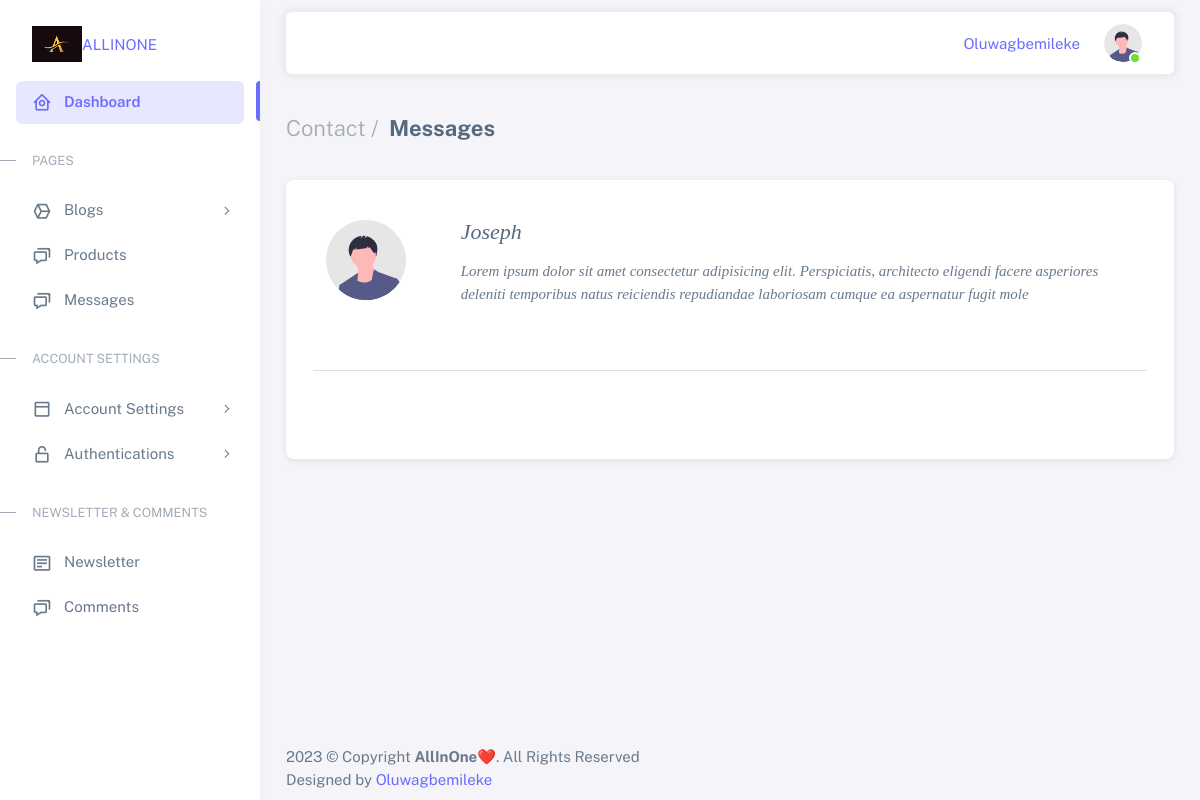
The app's page /user/messages/ (signed in) with its own data.
### frontend/models.py (models this page shows, shortened)
class Contact(models.Model):
    subject = models.CharField(max_length=100)
    email= models.EmailField()
    first_name = models.CharField(max_length=100)
    message = models.TextField(max_length=200)
    user = models.ForeignKey(User, on_delete=models.CASCADE)

### backend/views.py (the view)
# urls.py: path('messages/', views.message, name='message'),
@login_required(login_url='/backend/login/')
def message(request):
    contact = Contact.objects.all()
    return render(request, 'backend/contact.html', {'contact':contact})

### templates/backend/contact.html (shortened to what this page needs)
{% extends 'backend/base.html' %}
{% load static %}
{% block content %}
    <div class="content-wrapper">
        <div class="container-xxl flex-grow-1 container-p-y">
            <h4 class="fw-bold py-3 mb-4"><span class="text-muted fw-light">Contact /&nbsp;</span> Messages</h4>
            <div class="row">
              <div class="col-md-12">
                <div class="card mb-4">
                  <div class="card-body">
                   <div class="row p-3" style="font-family: Georgia, 'Times New Roman', Times, serif; font-style: oblique;">
                    {% if contact %}
                        {% for c in contact %}
                        <div class="row">
                            <div class="col-md-2 col-sm-12">
                            <figure ><img src="{% static 'backend/image/undraw_profile.svg' %}"
                                alt="user-avatar"
                                class="d-block rounded"
                                height="20%"
                                width="20%"
                                id="uploadedAvatar" alt=""style="width: 80px;height: 80px; border-radius:50%;" ></figure>
                            </div>
                            <div class="col">
                                <div class="row">
                                    <div class="col-md-12 col-sm-12">
                                        <h4>{{ c.first_name }}</h4>
                                    </div>
                                    <div class="col-md-12 col-sm-12">
                                        <p>{{ c.message |truncatewords:30 }}</p>
                                    </div>
                                </div>
                            </div>
                        </div>
                        <hr class="my-5" />
                        {% endfor%}
                    {% endif %}
                  </div>
                  </div>
                </div>
              </div>
            </div>
        </div>
{% endblock %}

### templates/backend/base.html (shortened to what this page needs)
{% load static %}
<!DOCTYPE html>
<html
  lang="en"
  class="light-style layout-menu-fixed"
  dir="ltr"
  data-theme="theme-default"
  data-assets-path="{% static 'backend/assets/' %}"
  data-template="vertical-menu-template-free"
>
  <head>
    <link rel="stylesheet" href="{% static 'backend/assets/vendor/fonts/boxicons.css' %}" />
    <link rel="stylesheet" href="{% static 'backend/assets/vendor/css/core.css' %}" class="template-customizer-core-css" />
    <link rel="stylesheet" href="{% static 'backend/assets/vendor/css/theme-default.css' %}" class="template-customizer-theme-css" />
    <link rel="stylesheet" href="{% static 'backend/assets/css/demo.css' %}" />
    <link rel="stylesheet" href="{% static 'backend/assets/vendor/libs/perfect-scrollbar/perfect-scrollbar.css' %}" />
    <link rel="stylesheet" href="{% static 'backend/assets/vendor/libs/apex-charts/apex-charts.css' %}" />
  </head>
  <body>
    <div class="layout-wrapper layout-content-navbar">
      <div class="layout-container">
        <aside id="layout-menu" class="layout-menu menu-vertical menu bg-menu-theme">
          <div class="app-brand demo">
            <a href="{% url 'index' %}" class="app-brand-link">
              <img src="{% static 'frontend/assets/img/allinone2.png' %}" data-retina="true" alt="" width="50" height="36">ALLINONE</a>
          </div>
          <ul class="menu-inner py-1">
            <li class="menu-item active">
              <a href="{% url 'backend:dashboard' %}" class="menu-link">
                <i class="menu-icon tf-icons bx bx-home-circle"></i>
                <div data-i18n="Analytics">Dashboard</div>
              </a>
            </li>
            <li class="menu-header small text-uppercase">
              <span class="menu-header-text">Pages</span>
            </li>
            <li class="menu-item">
              <a href="javascript:void(0);" class="menu-link menu-toggle">
                <i class="menu-icon tf-icons bx bx-cube-alt"></i>
                <div data-i18n="Misc">Blogs</div>
              </a>
            </li>
            <li class="menu-item">
              <a href="#" class="menu-link">
                <i class="menu-icon tf-icons bx bx-chat"></i>
                <div data-i18n="Contact">Products</div>
              </a>
            </li>
            <li class="menu-item">
              <a href="{% url 'backend:message' %}" class="menu-link">
                <i class="menu-icon tf-icons bx bx-chat"></i>
                <div data-i18n="Contact">Messages</div>
              </a>
            </li>
            <li class="menu-header small text-uppercase"><span class="menu-header-text">Account Settings</span></li>
            <li class="menu-item">
              <a href="javascript:void(0);" class="menu-link menu-toggle">
                <i class="menu-icon tf-icons bx bx-dock-top"></i>
                <div data-i18n="Account Settings">Account Settings</div>
              </a>
            </li>
            <li class="menu-item">
              <a href="javascript:void(0);" class="menu-link menu-toggle">
                <i class="menu-icon tf-icons bx bx-lock-open-alt"></i>
                <div data-i18n="Authentications">Authentications</div>
              </a>
            </li>
            <li class="menu-header small text-uppercase"><span class="menu-header-text">Newsletter &amp; Comments</span></li>
            <li class="menu-item">
              <a href="{% url 'backend:newsletter' %}" class="menu-link">
                <i class="menu-icon tf-icons bx bx-detail"></i>
                <div data-i18n="Newsletter">Newsletter</div>
              </a>
            </li>
            <li class="menu-item">
              <a href="#" class="menu-link">
                <i class="menu-icon tf-icons bx bx-chat"></i>
                <div data-i18n="Comments">Comments</div>
              </a>
            </li>
          </ul>
        </aside>
        <div class="layout-page">
          <nav
            class="layout-navbar container-xxl navbar navbar-expand-xl navbar-detached align-items-center bg-navbar-theme"
            id="layout-navbar"
          >
            <div class="navbar-nav-right d-flex align-items-center" id="navbar-collapse">
              <ul class="navbar-nav flex-row align-items-center ms-auto">
                <li class="nav-item lh-1 me-3">
                  <a
                    class="github-button"
                    href="#"
                    data-icon="octicon-star"
                    data-size="large"
                    data-show-count="true"
                    aria-label="Star themeselection/sneat-html-admin-template-free on GitHub"
                    >{{user.username }}</a
                  >
                </li>
                <li class="nav-item navbar-dropdown dropdown-user dropdown">
                  <a class="nav-link dropdown-toggle hide-arrow" href="javascript:void(0);" data-bs-toggle="dropdown">
                    <div class="avatar avatar-online">
                      <img class="img-profile rounded-circle" src="{% static 'backend/image/undraw_profile.svg' %}">
                    </div>
                  </a>
                </li>
              </ul>
            </div>
          </nav>
    {% block content %}
    {% endblock %}
    <footer class="content-footer footer bg-footer-theme">
    <div class="container-xxl d-flex flex-wrap justify-content-between py-2 flex-md-row flex-column">
      <div class="mb-2 mb-md-0">
        <div class="copyright">
          &copy; Copyright <strong><span>AllInOne❤️</span></strong>. All Rights Reserved
        </div>
        <div class="credits">
          Designed by <a href="https://gbemileke.pythonanywhere.com/" target="_blank">Oluwagbemileke</a>
        </div>
      </div>
    </div>
    </footer>
</div>
</div>
</div>
</div>
</body>
</html>

### static/backend/assets/css/demo.css (style rules this page uses)
.menu .app-brand.demo { height: 64px; margin-top: 12px; }

### records on screen
Contact: first_name "Joseph", message "Lorem ipsum dolor sit amet consectetur adipisicing elit. Perspiciatis, architecto eligendi facere asperiores deleniti temporibus natus reiciendis repudiandae laboriosam cumque ea aspernatur fugit mole"

### other values on screen
{{ user.username }} "Oluwagbemileke"
